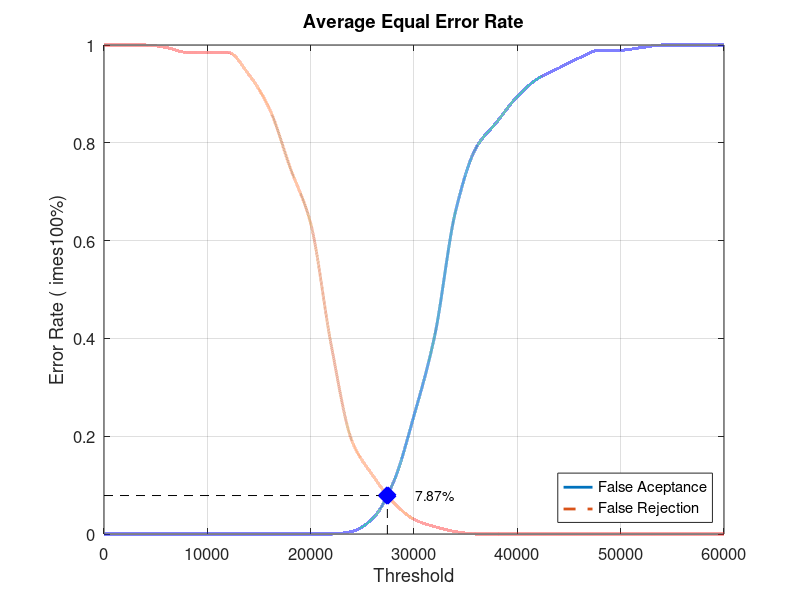
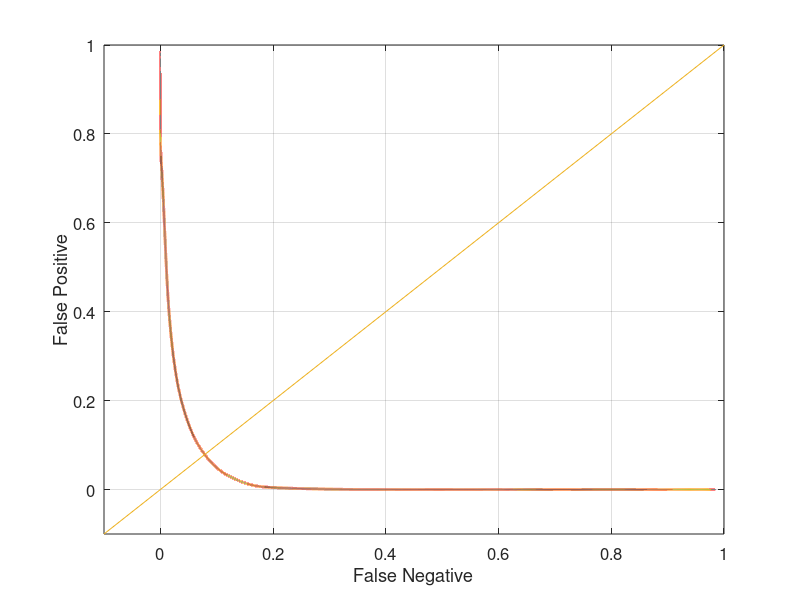

MATLAB code to generate these figures, in order:
close all;
clear;
clc;
x = 0:2000:60000;
xq = 0:0.5:60000;

y0 = [0 0 0 0 0 0 0 0 0 0 0 0 0.00526316 0.0315789 0.105263 0.242105 0.405263 0.657895 0.789474 0.842105 0.894737 0.931579 0.952632 0.973684 0.989474 0.989474 0.994737 1 1 1 1]
yy0 = interp1(x, y0, xq, 'pchip');
y1 = [1 1 1 0.995 0.985 0.985 0.985 0.94 0.87 0.75 0.635 0.385 0.19 0.12 0.065 0.03 0.015 0.005 0 0 0 0 0 0 0 0 0 0 0 0 0]
yy1 = interp1(x, y1, xq, 'pchip');

% Calculating EER: 
y2 = abs(y0 - y1);
find(y2 == min(y2))
yy2 = abs(yy0 - yy1);
xEER = find(yy2 == min(yy2));
xEERIndex = xq(xEER) % X-axis EER
yEER = yy0(xEER) % Y-axis EER

main = figure
plot(xq, yy0,'-','LineWidth', 2);	hold on
plot(xq, yy1,'--','LineWidth', 2);	hold on
plot([xEERIndex xEERIndex], [0 yEER], 'k--');	hold on
plot([0 xEERIndex], [yEER yEER], 'k--');	hold on
plot(xEERIndex, yEER, 'bx', 'LineWidth', 10);	hold on
text(xEERIndex + 10 * xEERIndex / 100, yEER, [num2str(round((10000 * yEER)) / 100) '%'])
legend('False Aceptance', 'False Rejection', 'Location', 'SouthEast')
xlabel('Threshold')
ylabel('Error Rate (	imes100%)')
title('Average Equal Error Rate')
set(gca, 'FontSize', 12)
axis([0 60000 0 1])
grid on

print(main, 'Database4_1Main', '-dpng');
FNRxFPR = figure('Color', [1 1 1]);
plot(yy1, yy0, '-', yy1, yy0, 'LineWidth', 2);
hold on
y = -0.1:0.1:1
plot(y, y); 
set(gca, 'FontSize', 12)
xlabel('False Negative')
ylabel('False Positive')
axis([-0.1 1 -0.1 1])
set(gca, 'FontSize', 12)
grid on

print(FNRxFPR, 'Database4_1FNRxFPR','-dpng');
